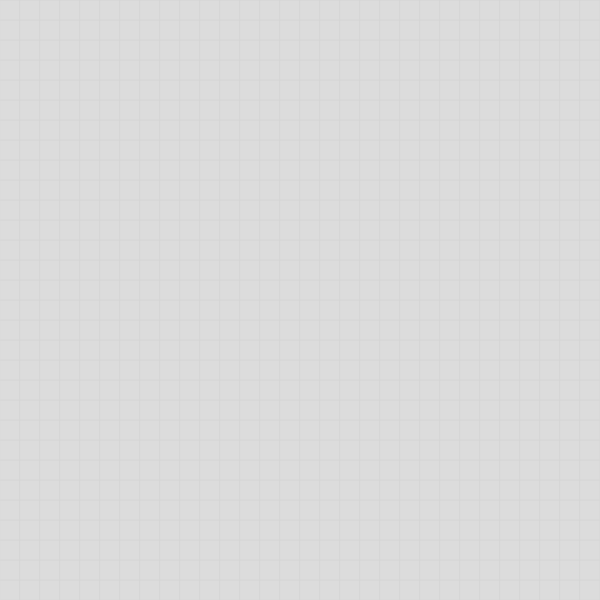
Frame 1 (no input)
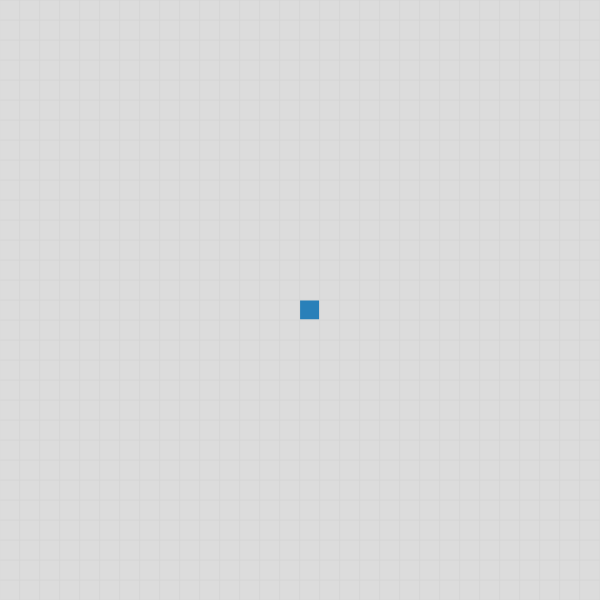
Frame 2 (the mouse pressed at the canvas centre, redrawn once)

The p5.js sketch that drew these frames (run headless with seeded random() and noise() and a simulated clock; the mouse was pressed at the canvas centre and the sketch redrawn once):

// p5.js sketch
// ── sketch.js
let board; // 2D array storing current generation
let nextBoard; // stores next generation after calculations are done
let rows; // number of rows (dynamically adjusted)
let columns; // number of columns (dynamically adjusted)
let sideLength = 20; // length of a cell
let canvasSize = 600; // canvas is square with given length

function setup() {
  createCanvas(canvasSize, canvasSize);
	stroke("#D6D6D6");
	// strokeWeight(0.5);
  frameRate(10);
	background("#6AD2F7");
	noLoop();
	// number rows and columns is calculated dynamically
	rows = floor(height / sideLength);
	columns = floor(width / sideLength);
  board = createArray(rows, columns);
	// load the buttons
	addControls();

}

// create 2d array as a board for the Game of life
function createArray(rows, columns) {
  let array = new Array(rows);
  for(var i = 0; i < rows; i++) {
    array[i] = new Array(columns);
		for(var j = 0; j < columns; j++) {
			array[i][j] = 0;
		}
  }
  return array;
}

function chooseRandomConditions() {
	noLoop();
	// initialize the array with 0's and 1's randomly
  for (var i = 0; i < rows; i++) {
    for (var j = 0; j < columns; j++) {
      board[i][j] = floor(random(2));
    }
  }
	drawCurrentGeneration();
}

function mousePressed() {
	// if mouse is pressed inside the canvas
	if(0 <= mouseX && mouseX <= width && 0 <= mouseY && mouseY <= height) {
		// stop looping
		noLoop();
		// find correct square
		var i = floor(floor(mouseX) / sideLength);
		var j = floor(floor(mouseY) / sideLength);
		// change its color to the opposite one
		if(board[i][j] === 0) {
			board[i][j] = 1;
		} else {
			board[i][j] = 0;
		}
		// update the board
		drawCurrentGeneration();
	}
}

// override the board with zeroes
function clearBoard() {
	board = createArray(rows, columns);
	drawCurrentGeneration();
}


function draw() {
  drawCurrentGeneration();
  nextBoard = createArray(rows, columns);
  calculateNextGeneration();
  board = nextBoard;
}

function drawCurrentGeneration() {
  for (var i = 0; i < rows; i++) {
    for (var j = 0; j < columns; j++) {
      // if a square is 1 then we count it as living
      if (board[i][j] === 1) {
        fill("#2980B9");
      } else {
        fill("#DCDCDC");
      }
      var lengthX = width / columns;
      var lengthY = height / rows;
      // render the board
      rect(i * lengthX, j * lengthY, lengthX, lengthY);
    }
  }
}

function calculateNextGeneration() {
  for (var i = 0; i < rows; i++) {
    for (var j = 0; j < columns; j++) {
      // count the number of neighbours for each square
      var neighbours = countNeighbours(i, j);
      // apply the rules to find the next generation
      findNextGeneration(i, j, neighbours);
      neighbours = 0;
    }
  }
}

function countNeighbours(i, j) {
  // initialize neighbour count
  var neighbours = 0;
  // if square "i - 1" exists
  if (i - 1 >= 0) {
    // check all squares with first coordinate "i - 1"
    if (board[i - 1][j] === 1) {
      neighbours++;
    } if (j - 1 >= 0 && board[i - 1][j - 1] === 1) {
      neighbours++;
    } if (j + 1 < columns && board[i - 1][j + 1] === 1) {
      neighbours++;
    }
    // check square with second coordinate "j - 1"
  } if (j - 1 >= 0 && board[i][j - 1] === 1) {
    neighbours++;
    // check square with second coordinate "j + 1"
  } if (j + 1 < columns && board[i][j + 1] === 1) {
    neighbours++;
    // if square "i + 1" exists
  } if (i + 1 < rows) {
    // check all squares with first coordinate "i + 1"
    if (board[i + 1][j] === 1) {
      neighbours++;
    } if (j - 1 >= 0 && board[i + 1][j - 1] === 1) {
      neighbours++;
    } if (j + 1 < columns && board[i + 1][j + 1] === 1) {
      neighbours++;
    }
  }
  return neighbours;
}

function findNextGeneration(i, j, neighbours) {
  // Any live cell with fewer than two live neighbours dies, as if by underpopulation.
  if (board[i][j] === 1 && neighbours < 2) {
    nextBoard[i][j] = 0;
    // Any live cell with two or three live neighbours lives on to the next generation.
  } else if (board[i][j] === 1 && (neighbours === 2 || neighbours === 3)) {
    nextBoard[i][j] = 1;
    // Any live cell with more than three live neighbours dies, as if by overpopulation.
  } else if (board[i][j] === 1 && neighbours > 3) {
    nextBoard[i][j] = 0;
    // Any dead cell with exactly three live neighbours becomes a live cell, as if by reproduction.
  } else if (board[i][j] === 0 && neighbours === 3) {
    nextBoard[i][j] = 1;
    // else nothing changes between the generations
  } else {
    nextBoard[i][j] = board[i][j];
  }
}

function addControls() {
	// choose first generation randomly
	randomize = createButton("Randomize");
	randomize.style("width", "90px")
	randomize.mousePressed(chooseRandomConditions);
	// start drawing
	start = createButton("Start");
	start.style("width", "90px");
	start.mousePressed(function() { loop(); });
	// stop drawing
	stop = createButton("Stop");
	stop.style("width", "90px");
	stop.mousePressed(function() { noLoop(); });
	// clear the board
	clr = createButton("Clear");
	clr.style("width", "90px");
	clr.mousePressed(clearBoard);
	// change size of the cells
	changeLengthInput = createInput();
	changeLengthInput.attribute("type", "number")
									 .attribute("placeholder", "Change cell size")
									 .style("text-align", "center")
									 .style("width", "142px");
	// update size of the cells
	changeLengthButton = createButton("Update cells");
	changeLengthButton.style("width", "90px");
	changeLengthButton.mousePressed(updateSideLength);
}

function updateSideLength() {
	// override side length with input value
	sideLength = changeLengthInput.value();
	// minimum 10
	if (sideLength < 10) {
		sideLength = 10;
	}
	// maximum 100
	if(sideLength > 100) {
		sideLength = 100;
	}
	// update board
	rows = floor(height / sideLength);
	columns = floor(width / sideLength);
  board = createArray(rows, columns);
	// draw new board
	drawCurrentGeneration();
}
	
